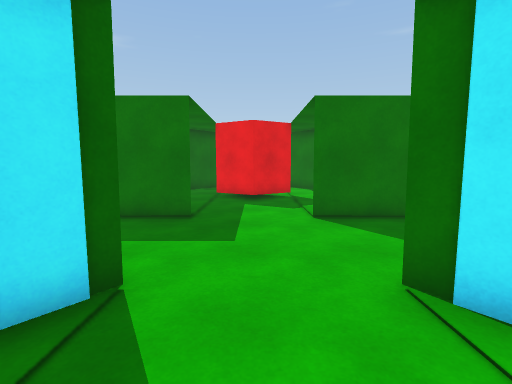
View 1 (above)

15 first-person views from a walk through a scene from a Unity 3-D project. The camera is 1.4 m above the floor, tilts 6° down and sees 85° across. The floor is counted in squares, 1 m on a side. Each view is taken from the middle of a square. On the plan, view 1 faces up. The plan holds only what a view shows up to about 14 squares ahead; the rest is blank. The place goes on beyond the plan. The player character is not drawn.

View 2
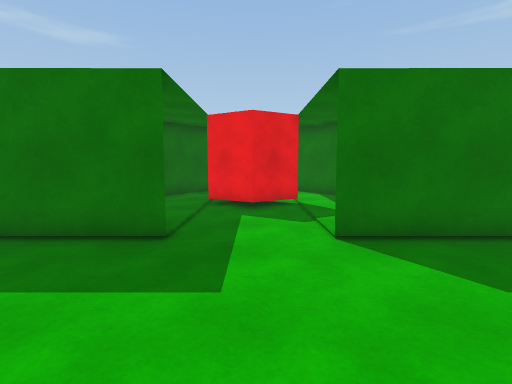

View 3
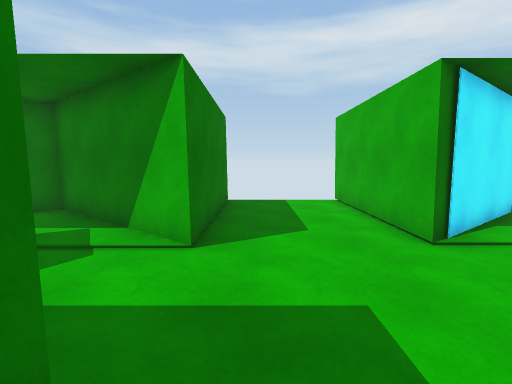

View 4
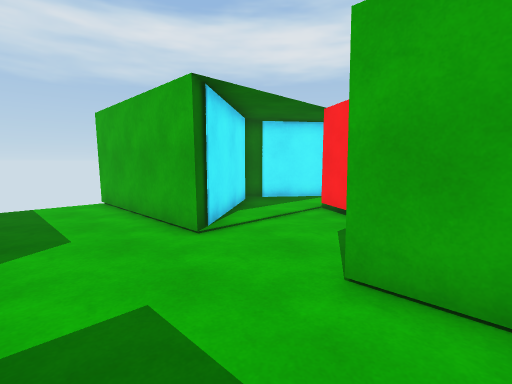

View 5
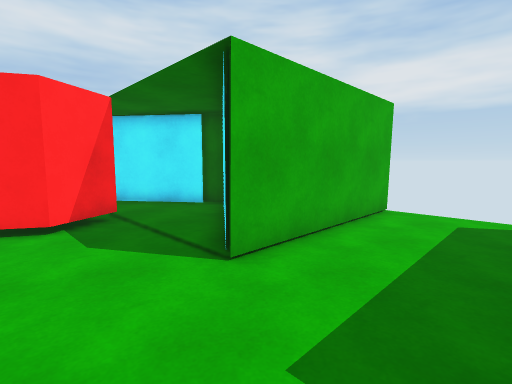

View 6
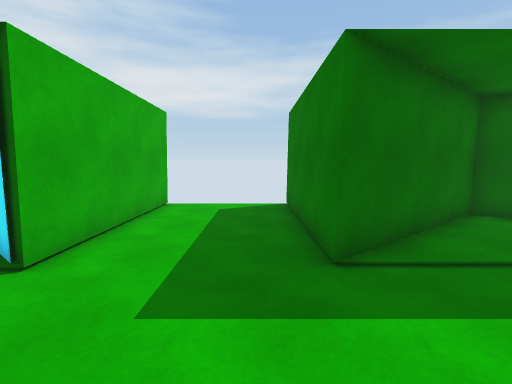

View 7
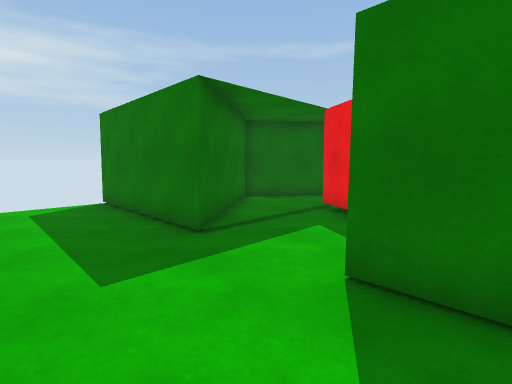

View 8
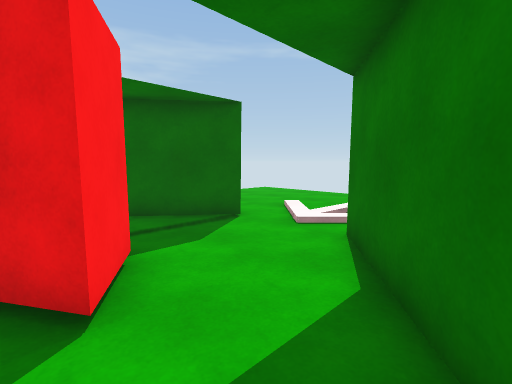

View 9
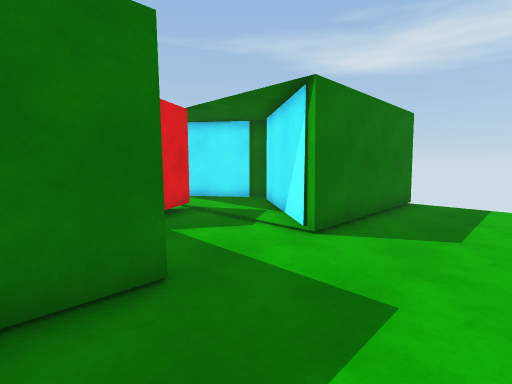

View 10
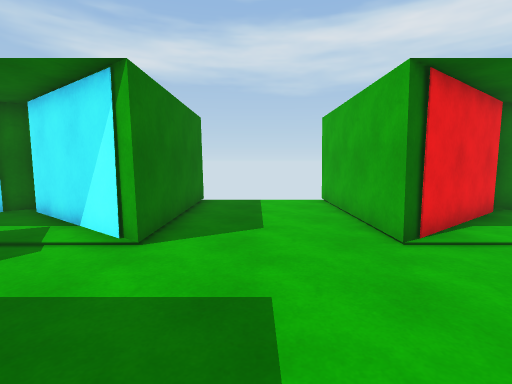

View 11
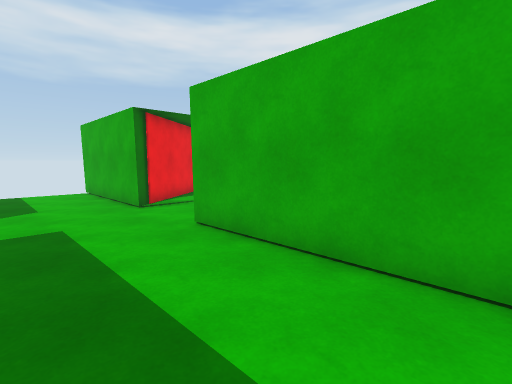

View 12
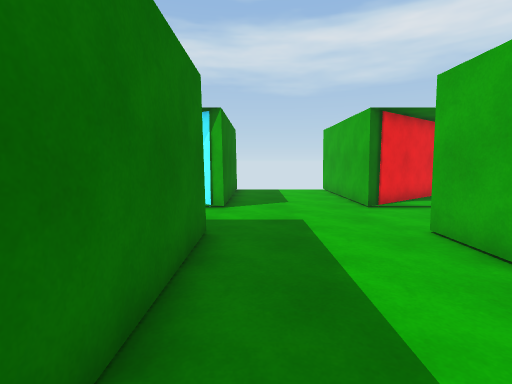

View 13
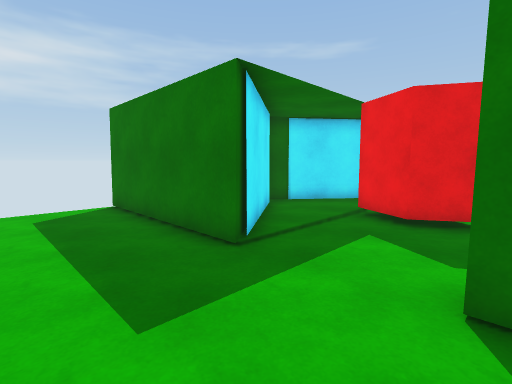

View 14
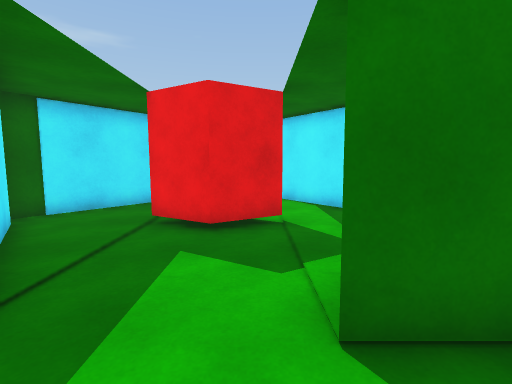

View 15
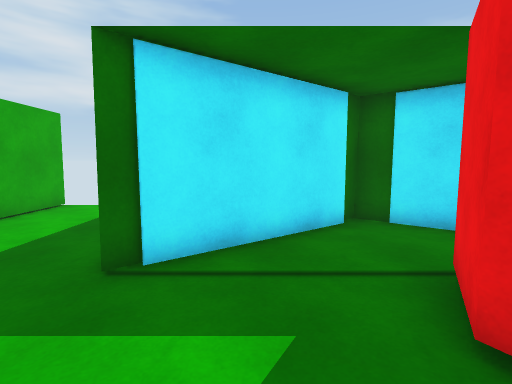

### Floor plan
Points are (right, up) in squares from view 1. A wall is a line through its corners. A room is listed if a view was taken in it or the views show most of it. See-through windows are left out.
Room 1 (views 1, 2, 3, 4, 5, 6, 7, 8)
walls: (2.2, 2) (1.5, 3) (7.6, 3); (-0.1, 12.5) (1.4, 11.6) (-0.1, 10.7) (-1.7, 11.6); (7.4, 7.1) (1.5, 7.1) (5, 11.6) (2.3, 15); (-3.2, 14.1) (-5.2, 11.6) (-1.7, 7.1) (-7.6, 7.1); (-7.5, 3) (-1.4, 3) (-2.1, 2); (-1.5, -1.5) (0.1, -0.5)
ways out: opening at (-0.2, 0.5) to room 2; opening at (0.3, 13.3)
Room 2 (views 9, 10, 11, 12, 13, 14, 15)
walls: (0.1, -0.5) (1.6, -1.5) (0.1, -2.4) (-1.5, -1.5); (2.4, -11.5) (1.6, -10.5) (7.6, -10.5); (-4.8, -1.4) (-1.4, -6) (-7.5, -6); (7.6, -6) (1.6, -6) (4.9, -1.5) (2.2, 2); (-2.1, 2) (-5, -1.6); (-7.5, -10.5) (-1.4, -10.5)
ways out: opening at (-0.2, 0.5) to room 1

Where each view was taken, in squares from view 1:
view 1: 0 up, 0 right, facing up
view 2: 2 up, 0 right, facing up
view 3: 6 up, 3 left, facing right
view 4: 6 up, 3 left, facing down-right
view 5: 6 up, 1 right, facing down-left
view 6: 6 up, 2 right, facing left
view 7: 4 up, 3 right, facing up-left
view 8: 11 up, 4 right, facing up-left
view 9: 9 down, 3 left, facing up-right
view 10: 8 down, 3 left, facing right
view 11: 7 down, 7 left, facing down-right
view 12: 7 down, 7 left, facing right
view 13: 9 down, 2 right, facing up-left
view 14: 8 down, 1 right, facing up
view 15: 4 down, 2 right, facing left
